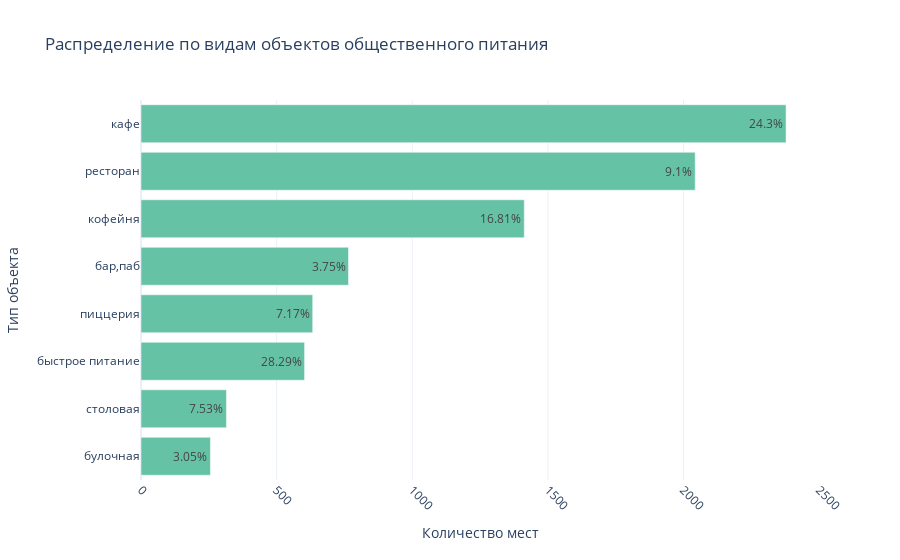

Source (notebook cell):
### Markdown cell above
- Исследуйте количество посадочных мест в местах по категориям: рестораны, кофейни, пиццерии, бары и так далее

### Code cell
# расчитаем кол-во посад мест по медиане, что б избавиться от выбросов
seats_q = (df.groupby('category')
         .agg({'seats':'median'})
         .reset_index().rename(columns={'seats':'counts'})
         .sort_values(by='counts'))
total = types.counts.sum()
seats_q['ratio_%'] = round((types['counts'] / total*100), 2)

fig = px.bar(
    types, 
    x='counts', 
    y='category', color_discrete_sequence=px.colors.qualitative.Set2,
    text = seats_q['ratio_%'].astype(str) + '%',
    template='plotly_white',
    orientation = 'h',
    title='Распределение по видам объектов общественного питания'
)
fig.update_xaxes(title='Количество мест')
fig.update_yaxes(title='Тип объекта')
fig.update_xaxes(tickangle=45)
fig.show() 

seats_q.sort_values(by='counts', ascending=False)

### Figure 1 — Plotly figure (JSON) as saved in the notebook; plotly's stock layout.template omitted (floating-point values rounded to 4 significant figures)
{"data": [{"alignmentgroup": "True", "hovertemplate": "counts=%{x}<br>category=%{y}<br>text=%{text}<extra></extra>", "legendgroup": "", "marker": {"color": "rgb(102,194,165)", "pattern": {"shape": ""}}, "name": "", "offsetgroup": "", "orientation": "h", "showlegend": false, "text": ["3.05%", "7.53%", "28.29%", "7.17%", "3.75%", "16.81%", "9.1%", "24.3%"], "textposition": "auto", "type": "bar", "x": [256, 315, 603, 633, 765, 1413, 2043, 2378], "xaxis": "x", "y": ["булочная", "столовая", "быстрое питание", "пиццерия", "бар,паб", "кофейня", "ресторан", "кафе"], "yaxis": "y"}], "layout": {"barmode": "relative", "legend": {"tracegroupgap": 0}, "title": {"text": "Распределение по видам объектов общественного питания"}, "xaxis": {"anchor": "y", "domain": [0, 1], "tickangle": 45, "title": {"text": "Количество мест"}}, "yaxis": {"anchor": "x", "domain": [0, 1], "title": {"text": "Тип объекта"}}}}
